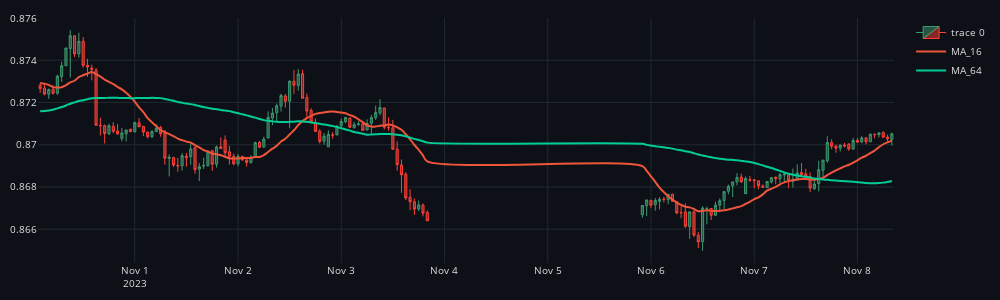

Source (notebook cell):
### Code cell
df_plot_trades = df_ma.iloc[100:250].copy()
#df_plot_trades.shape

''' Plotting & formatting a candlestick plot to show the
 issues with the moving average cross strategy'''
fig2 = go.Figure()

# Add candlestick trace
fig2.add_trace(go.Candlestick(
    x=df_plot_trades.time,
    open=df_plot_trades.mid_o,
    high=df_plot_trades.mid_h,
    low=df_plot_trades.mid_l,
    close=df_plot_trades.mid_c,
    line=dict(width=1),
    opacity=1
))

# Add a scatter for moving averages
for ma in ma_list:
    col = f"MA_{ma}"
    fig2.add_trace(go.Scatter(
        x=df_plot_trades.time,
        y=df_plot_trades[col],
        line=dict( width=2),
        line_shape='spline',
        name=col
    ))

# Formatting the size of our plot
fig2.update_layout(
    width=1000,
    height=300,
    margin=dict(l=10, r=10, t=10, b=10),
    font=dict(size=10, color='#e1e1e1'),
    paper_bgcolor="#0d1117",
    plot_bgcolor="#0d1117"
)

# Update x-axis properties
fig2.update_xaxes(
    gridcolor='#1f292f',
    showgrid=True,
    fixedrange=True,
    rangeslider=dict(visible=False)
)

# Update y-axis properties
fig2.update_yaxes(
    gridcolor='#1f292f',
    showgrid=True
)

# Show the figure
fig2.show()

### Figure 1 — Plotly figure (JSON) as saved in the notebook; plotly's stock layout.template omitted (floating-point values rounded to 4 significant figures; data arrays with more than 128 entries replaced by an {"elided": "..."} marker saying what was removed)
{"data": [{"close": {"elided": "150 float values"}, "high": {"elided": "150 float values"}, "line": {"width": 1}, "low": {"elided": "150 float values"}, "opacity": 1, "open": {"elided": "150 float values"}, "type": "candlestick", "x": {"elided": "150 str values"}}, {"line": {"shape": "spline", "width": 2}, "name": "MA_16", "type": "scatter", "x": {"elided": "150 str values"}, "y": {"elided": "150 float values"}}, {"line": {"shape": "spline", "width": 2}, "name": "MA_64", "type": "scatter", "x": {"elided": "150 str values"}, "y": {"elided": "150 float values"}}], "layout": {"font": {"color": "#e1e1e1", "size": 10}, "height": 300, "margin": {"b": 10, "l": 10, "r": 10, "t": 10}, "paper_bgcolor": "#0d1117", "plot_bgcolor": "#0d1117", "width": 1000, "xaxis": {"fixedrange": true, "gridcolor": "#1f292f", "rangeslider": {"visible": false}, "showgrid": true}, "yaxis": {"gridcolor": "#1f292f", "showgrid": true}}}
